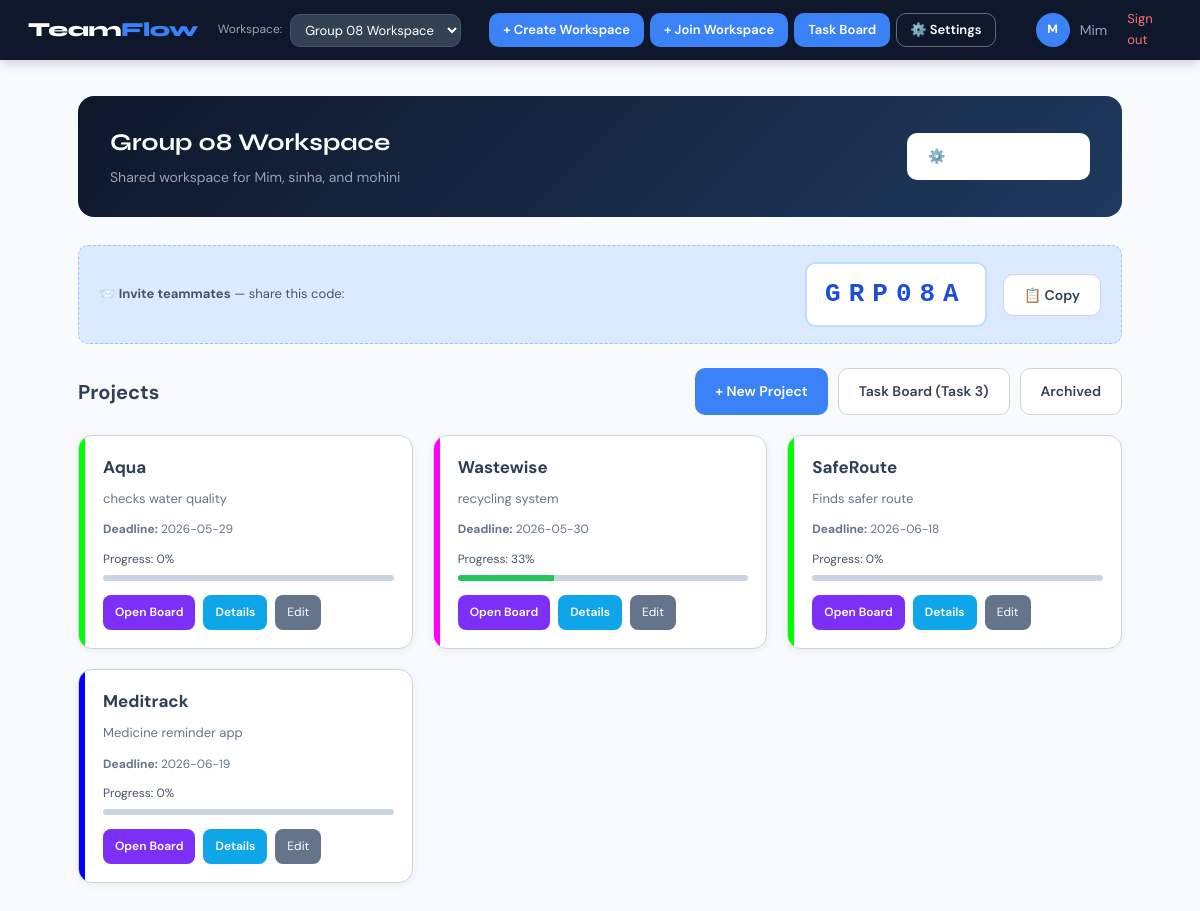
The app's page /TASK1/index.php?page=dashboard (signed in) with its own data.
### tables this page shows
CREATE TABLE `workspaces` (
  `id` int(11) NOT NULL,
  `name` varchar(100) DEFAULT NULL,
  `description` text DEFAULT NULL,
  `owner_id` int(11) DEFAULT NULL,
  `invite_code` varchar(20) DEFAULT NULL,
  `created_at` timestamp NOT NULL DEFAULT current_timestamp()
);

CREATE TABLE `projects` (
  `id` int(11) NOT NULL,
  `workspace_id` int(11) DEFAULT NULL,
  `name` varchar(100) DEFAULT NULL,
  `description` text DEFAULT NULL,
  `deadline` date DEFAULT NULL,
  `color_label` varchar(20) DEFAULT NULL,
  `is_archived` tinyint(4) DEFAULT 0,
  `created_at` timestamp NOT NULL DEFAULT current_timestamp()
);

### config/database.php (called while the page is built, shortened)
<?php
function db_pdo_options(): array {
    $opts = [
        PDO::ATTR_ERRMODE            => PDO::ERRMODE_EXCEPTION,
        PDO::ATTR_DEFAULT_FETCH_MODE => PDO::FETCH_ASSOC,
        PDO::ATTR_EMULATE_PREPARES   => false,
    ];
    return $opts;
}
function db_connect_pdo(): PDO {
    foreach (DB_PORTS as $port) {
        try {
            $dsn = sprintf(
                'mysql:host=%s;port=%d;dbname=%s;charset=utf8mb4',
                DB_HOST,
                $port,
                DB_NAME
            );
            $pdo = new PDO($dsn, DB_USER, DB_PASS, db_pdo_options());
            return $pdo;
        } catch (PDOException $e) {
            $last = $e;
        }
    }
}

### TASK1/config/Database.php (called while the page is built)
<?php
require_once dirname(__DIR__, 2) . '/config/database.php';
class Database {
    private static ?PDO $instance = null;
    public static function connect(): PDO {
        if (self::$instance === null) {
            self::$instance = db_connect_pdo();
        }
        return self::$instance;
    }
}

### TASK1/models/WorkspaceModel.php (called while the page is built, shortened)
<?php
require_once __DIR__ . '/../config/Database.php';
class WorkspaceModel {
    private PDO $db;
    public function __construct() {
        $this->db = Database::connect();
    }
    public function findById(int $id): ?array {
        $stmt = $this->db->prepare("SELECT * FROM workspaces WHERE id = ? LIMIT 1");
        $stmt->execute([$id]);
        return $stmt->fetch() ?: null;
    }
    public function getUserWorkspaces(int $userId): array {
        $stmt = $this->db->prepare(
            "SELECT w.*
             FROM workspaces w
             JOIN workspace_members wm ON wm.workspace_id = w.id
             WHERE wm.user_id = ?
             ORDER BY w.created_at ASC"
        );
        $stmt->execute([$userId]);
        return $stmt->fetchAll();
    }
}

### config/app.php (called while the page is built, shortened)
<?php
function app_base_path(): string {
    static $base = null;
    if ($base !== null) {
        return $base;
    }
    $script = str_replace('\\', '/', $_SERVER['SCRIPT_NAME'] ?? '');
    if (preg_match('#^(.+?)/(TASK1|TASK2|task3)(/|$)#', $script, $m)) {
        $base = $m[1];
    } else {
        $base = rtrim(dirname($script), '/');
    }
    return $base;
}
function app_url(string $path = ''): string {
    $base = app_base_path();
    $path = ltrim(str_replace('\\', '/', $path), '/');
    return ($base === '' ? '' : $base) . '/' . $path;
}
function current_workspace_id(): ?int {
    return isset($_SESSION['workspace_id']) ? (int)$_SESSION['workspace_id'] : null;
}
function task3_route(string $name, array $params = []): string {
    $params['route'] = $name;
    return app_url('task3/index.php?' . http_build_query($params));
}

### TASK1/config/helpers.php (called while the page is built, shortened)
<?php
require_once __DIR__ . '/Database.php';
function getInitials(string $name): string {
    $parts    = explode(' ', trim($name));
    $initials = '';
    foreach ($parts as $p) {
        if ($p !== '') $initials .= strtoupper($p[0]);
    }
    return $initials ?: '?';
}

### TASK2/models/ProjectModel.php (called while the page is built, shortened)
<?php
require_once(__DIR__ . "/../config/database.php");
class ProjectModel
{
    public function getAllProjects(?int $workspace_id = null)
    {
        global $conn;
        $sql = "SELECT projects.*,
                (
                    SELECT COUNT(*)
                    FROM tasks
                    WHERE tasks.project_id = projects.id
                ) AS total_tasks,
                (
                    SELECT COUNT(*)
                    FROM tasks
                    WHERE tasks.project_id = projects.id
                    AND status = 'done'
                ) AS done_tasks
                FROM projects
                WHERE is_archived = 0";
        if ($workspace_id !== null) {
            $sql .= " AND projects.workspace_id = " . (int)$workspace_id;
        }
        return $conn->query($sql);
    }
}
?>

### TASK1/views/projects/list.php (the view)
<?php
require_once dirname(__DIR__, 3) . '/config/app.php';
require_once dirname(__DIR__, 3) . '/TASK2/config/database.php';
require_once dirname(__DIR__, 3) . '/TASK2/models/ProjectModel.php';
$model = new ProjectModel();
$workspaceId = current_workspace_id();
$projects = $model->getAllProjects($workspaceId);
?>
<div class="dashboard-projects-header" style="display:flex;justify-content:space-between;align-items:center;margin-bottom:20px;flex-wrap:wrap;gap:12px;">
  <h2 style="margin:0;font-size:20px;color:var(--navy-600);">Projects</h2>
  <div style="display:flex;gap:10px;flex-wrap:wrap;">
    <a href="<?= htmlspecialchars(app_url('TASK2/views/projects/create_project.php')) ?>" class="btn btn-primary">+ New Project</a>
    <a href="<?= htmlspecialchars(app_url('task3/index.php?route=projects')) ?>" class="btn btn-outline">Task Board (Task 3)</a>
    <a href="<?= htmlspecialchars(app_url('TASK2/views/projects/archived_projects.php')) ?>" class="btn btn-outline">Archived</a>
  </div>
</div>
<?php if ($projects->num_rows === 0): ?>
  <div style="text-align:center;padding:48px 20px;color:var(--navy-200);">
    <p style="font-size:40px;margin:0;">📂</p>
    <p style="font-size:16px;margin-top:10px;font-weight:600;color:var(--navy-400);">No projects in this workspace</p>
    <p style="font-size:13px;margin-top:6px;">Create a project to get started.</p>
  </div>
<?php else: ?>
  <div class="project-grid-dashboard" style="display:grid;grid-template-columns:repeat(auto-fill,minmax(280px,1fr));gap:20px;">
    <?php while ($row = $projects->fetch_assoc()): ?>
      <?php
        $progress = ($row['total_tasks'] > 0)
            ? round(($row['done_tasks'] / $row['total_tasks']) * 100)
            : 0;
        $accent = $row['color_label'] ?: '#6366f1';
        $boardUrl = task3_route('board', ['project_id' => (int)$row['id']]);
        $detailUrl = app_url('TASK2/views/projects/project_detail.php?id=' . (int)$row['id']);
      ?>
      <article class="dash-project-card" style="background:#fff;border-radius:14px;border:1px solid var(--navy-100);overflow:hidden;box-shadow:0 2px 8px rgba(15,23,42,.06);">
        <div style="border-left:6px solid <?= htmlspecialchars($accent) ?>;padding:18px;">
          <h3 style="margin:0 0 8px;font-size:17px;color:var(--navy-700);"><?= htmlspecialchars($row['name']) ?></h3>
          <p style="margin:0 0 12px;font-size:13px;color:var(--navy-300);line-height:1.5;"><?= htmlspecialchars($row['description']) ?></p>
          <?php if ($row['deadline']): ?>
            <p style="font-size:12px;color:var(--navy-300);margin:0 0 10px;"><strong>Deadline:</strong> <?= htmlspecialchars($row['deadline']) ?></p>
          <?php endif; ?>
          <?php if ($row['total_tasks'] > 0): ?>
            <p style="font-size:12px;margin:0 0 6px;color:var(--navy-400);">Progress: <?= (int)$progress ?>%</p>
            <div style="height:6px;background:var(--navy-100);border-radius:99px;overflow:hidden;margin-bottom:14px;">
              <div style="height:100%;width:<?= (int)$progress ?>%;background:var(--green);"></div>
            </div>
          <?php else: ?>
            <p style="font-size:12px;color:var(--navy-200);margin:0 0 14px;">No tasks yet</p>
          <?php endif; ?>
          <div style="display:flex;flex-wrap:wrap;gap:8px;">
            <a href="<?= htmlspecialchars($boardUrl) ?>" style="font-size:12px;padding:8px 12px;background:#7b2ff7;color:#fff;border-radius:8px;text-decoration:none;font-weight:600;">Open Board</a>
            <a href="<?= htmlspecialchars($detailUrl) ?>" style="font-size:12px;padding:8px 12px;background:#0ea5e9;color:#fff;border-radius:8px;text-decoration:none;font-weight:600;">Details</a>
            <a href="<?= htmlspecialchars(app_url('TASK2/views/projects/edit_project.php?id=' . (int)$row['id'])) ?>" style="font-size:12px;padding:8px 12px;background:#64748b;color:#fff;border-radius:8px;text-decoration:none;">Edit</a>
          </div>
        </div>
      </article>
    <?php endwhile; ?>
  </div>
<?php endif; ?>

### TASK1/index.php (shortened to what this page needs)
<?php
require_once __DIR__ . '/../config/app.php';
$page = $_GET['page'] ?? 'login';
switch ($page) {
    case 'dashboard':          require 'views/dashboard.php';          break;
}

### TASK1/views/dashboard.php (shortened to what this page needs)
<?php
require_once dirname(__DIR__, 2) . '/config/app.php';
require_once 'config/helpers.php';
require_once 'models/WorkspaceModel.php';
$userId  = (int)$_SESSION['user_id'];
$wsModel = new WorkspaceModel();
$workspace = $wsModel->findById((int)$_SESSION['workspace_id']);
$allWorkspaces = $wsModel->getUserWorkspaces($userId);
$isOwner       = ((int)$workspace['owner_id'] === $userId);
?>
<!DOCTYPE html>
<html lang="en">
<head>
  <link rel="stylesheet" href="assets/css/style.css">
</head>
<body>
<nav class="navbar">
  <div class="navbar-brand">Team<span>Flow</span></div>
  <div class="navbar-ws-switcher">
    <span style="color:var(--navy-200);font-size:12px;">Workspace:</span>
    <select
      class="ws-select"
      id="workspaceSwitcher"
      onchange="switchWorkspace(this.value)"
    >
      <?php foreach ($allWorkspaces as $ws): ?>
        <option
          value="<?= $ws['id'] ?>"
          <?= ((int)$ws['id'] === (int)$workspace['id']) ? 'selected' : '' ?>
        >
          <?= htmlspecialchars($ws['name']) ?>
        </option>
      <?php endforeach; ?>
    </select>
  </div>
  <div class="navbar-actions">
    <a href="index.php?page=create_workspace" class="navbar-action-btn">
      + Create Workspace
    </a>
    <a href="index.php?page=join_workspace" class="navbar-action-btn">
      + Join Workspace
    </a>
    <a href="<?= htmlspecialchars(app_url('task3/index.php?route=projects')) ?>" class="navbar-action-btn" target="_self">
      Task Board
    </a>
    <?php if ($isOwner): ?>
      <a href="index.php?page=workspace_settings" class="navbar-action-btn navbar-action-btn--ghost">
        ⚙️ Settings
      </a>
    <?php endif; ?>
  </div>
  <div class="navbar-user">
    <div class="navbar-avatar"><?= htmlspecialchars(getInitials($_SESSION['name'])) ?></div>
    <span><?= htmlspecialchars($_SESSION['name']) ?></span>
    <a href="index.php?page=do_logout" class="navbar-logout">Sign out</a>
  </div>
</nav>
<div class="page-content">
  <div class="dashboard-workspace-banner">
    <div>
      <div class="workspace-banner-name">
        <?= htmlspecialchars($workspace['name']) ?>
      </div>
      <?php if ($workspace['description']): ?>
        <div class="workspace-banner-desc">
          <?= htmlspecialchars($workspace['description']) ?>
        </div>
      <?php endif; ?>
    </div>
    <?php if ($isOwner): ?>
      <div class="workspace-banner-actions">
        <a href="index.php?page=workspace_settings"
           class="btn btn-outline"
           style="color:#fff;border-color:rgba(255,255,255,.35);">
          ⚙️ Manage Members
        </a>
      </div>
    <?php endif; ?>
  </div>
  <div class="invite-box">
    <div class="invite-label">
      📨 <strong>Invite teammates</strong> — share this code:
    </div>
    <div class="invite-code" id="inviteCode">
      <?= htmlspecialchars($workspace['invite_code'] ?? '——') ?>
    </div>
    <button class="btn btn-outline" onclick="copyInviteCode()" id="copyBtn">
      📋 Copy
    </button>
  </div>
  <div id="projects-section">
    <?php
    if (file_exists('views/projects/list.php')) {
        include 'views/projects/list.php';
    }
    ?>
  </div>
</div>
</body>
</html>

### TASK1/assets/css/style.css (style rules this page uses)
:root { --navy: #0f172a; --navy-800: #1e293b; --navy-700: #2d3f55; --navy-600: #334155; --navy-400: #475569; --navy-300: #64748b; --navy-200: #94a3b8; --navy-100: #cbd5e1; --navy-50: #f1f5f9; --blue: #3b82f6; --blue-dark: #2563eb; --blue-lite: #dbeafe; --blue-ring: rgba(59,130,246,.35); --red: #ef4444; --red-lite: #fee2e2; --green: #22c55e; --amber: #f59e0b; --white: #ffffff; --surface: #f8fafc; --radius-sm: 6px; --radius: 10px; --radius-lg: 16px; --shadow-sm: 0 1px 3px rgba(0,0,0,.08); --shadow: 0 4px 16px rgba(0,0,0,.10); --shadow-lg: 0 12px 40px rgba(0,0,0,.14); --font-display: 'Syne', sans-serif; --font-body: 'DM Sans', sans-serif; --transition: .18s ease; }
*, *::before, *::after { box-sizing: border-box; margin: 0; padding: 0; }
html { font-size: 16px; scroll-behavior: smooth; }
body { font-family: var(--font-body); background: var(--surface); color: var(--navy-800); min-height: 100vh; line-height: 1.6; -webkit-font-smoothing: antialiased; }
a { color: var(--blue); text-decoration: none; }
.btn { display: inline-flex; align-items: center; justify-content: center; gap: 8px; padding: 11px 20px; border-radius: var(--radius); font-size: 14px; font-weight: 600; font-family: var(--font-body); cursor: pointer; border: none; transition: all var(--transition); text-decoration: none; white-space: nowrap; }
.btn-primary { background: var(--blue); color: var(--white); }
.btn-outline { background: var(--white); color: var(--navy-600); border: 1.5px solid var(--navy-100); }
.navbar { background: var(--navy); height: 60px; display: flex; align-items: center; padding: 0 28px; gap: 20px; position: sticky; top: 0; z-index: 100; box-shadow: 0 2px 12px rgba(0,0,0,.2); }
.navbar-brand { font-family: var(--font-display); font-size: 20px; font-weight: 800; color: var(--white); letter-spacing: -.5px; flex-shrink: 0; }
.navbar-brand span { color: var(--blue); }
.navbar-ws-switcher { display: flex; align-items: center; gap: 8px; }
.ws-select { background: var(--navy-600); color: var(--white); border: 1px solid var(--navy-400); border-radius: var(--radius); padding: 6px 10px; font-size: 13px; font-family: var(--font-body); cursor: pointer; outline: none; max-width: 200px; }
.navbar-user { display: flex; align-items: center; gap: 10px; color: var(--navy-200); font-size: 14px; }
.navbar-avatar { width: 34px; height: 34px; border-radius: 50%; background: var(--blue); color: var(--white); font-size: 12px; font-weight: 700; display: flex; align-items: center; justify-content: center; flex-shrink: 0; }
.navbar-logout { color: #f87171; font-size: 13px; text-decoration: none; padding: 5px 10px; border-radius: var(--radius-sm); transition: background var(--transition); }
.page-content { max-width: 1100px; margin: 0 auto; padding: 36px 28px; }
.invite-box { display: flex; align-items: center; gap: 16px; background: var(--blue-lite); border: 1.5px dashed #93c5fd; border-radius: var(--radius); padding: 16px 20px; margin-bottom: 24px; flex-wrap: wrap; }
.invite-label { font-size: 13px; color: var(--navy-400); flex: 1; min-width: 160px; }
.invite-code { font-family: monospace; font-size: 26px; font-weight: 700; letter-spacing: 8px; color: #1d4ed8; background: var(--white); padding: 10px 18px; border-radius: var(--radius); border: 2px solid #bfdbfe; }
.dashboard-workspace-banner { background: linear-gradient(135deg, var(--navy) 0%, #1e3a5f 100%); border-radius: var(--radius-lg); padding: 28px 32px; margin-bottom: 28px; color: var(--white); display: flex; align-items: center; justify-content: space-between; flex-wrap: wrap; gap: 16px; }
.workspace-banner-name { font-family: var(--font-display); font-size: 24px; font-weight: 700; }
.workspace-banner-desc { color: var(--navy-200); font-size: 14px; margin-top: 4px; }
.workspace-banner-actions { display: flex; gap: 10px; }
.navbar-actions { display: flex; align-items: center; gap: 6px; margin-left: 8px; }
.navbar-action-btn { display: inline-flex; align-items: center; padding: 6px 13px; border-radius: var(--radius); font-size: 13px; font-weight: 600; font-family: var(--font-body); background: var(--blue); color: var(--white); text-decoration: none; border: 1px solid transparent; transition: all var(--transition); white-space: nowrap; }
.navbar-action-btn--ghost { background: transparent; color: var(--white); border-color: rgba(255,255,255,.35); }

### records on screen
workspaces: name "Group 08 Workspace", description "Shared workspace for Mim, sinha, and mohini", invite_code "GRP08A"
projects: name "Aqua", description "checks water quality", deadline "2026-05-29", progress "0"
projects: name "Wastewise", description "recycling system", deadline "2026-05-30", progress "33"
projects: name "SafeRoute", description "Finds safer route", deadline "2026-06-18", progress "0"
projects: name "Meditrack", description "Medicine reminder app", deadline "2026-06-19", progress "0"

### other values on screen
getInitials($_SESSION['name']) "M"
$_SESSION['name'] "Mim"
form field value "Group 08 Workspace"
